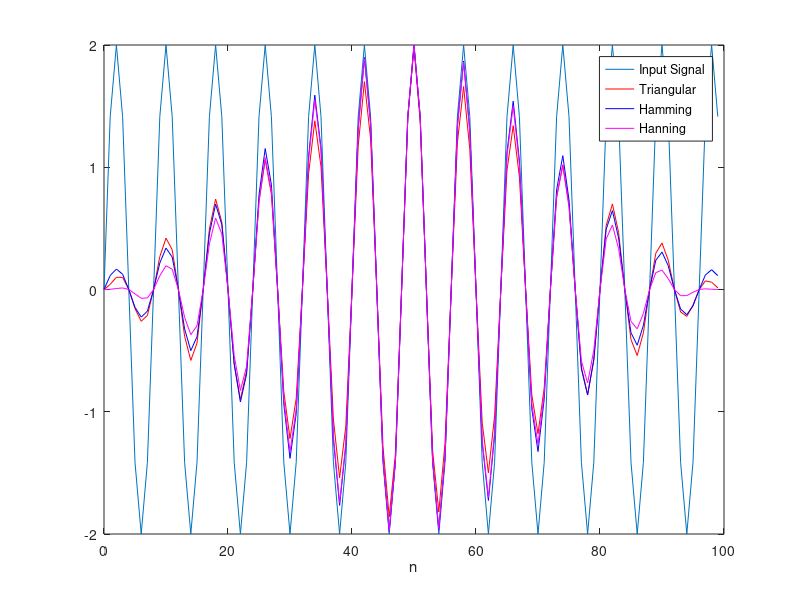

Source code (MATLAB):
% Ex 17
% this program demonstrates smoothing out data in Digital Signal
% Processing, using window functions. The user will be prompt to enter
% data vector and a window function to display the ploted graph samples.
% author: Ericka Howard
clc;
close all;

%prompt user input
D = input('Enter the data vector: ');
W = input(['Enter Window function to treat the input data vector ' ...
    '("1" for Triangular window, "2" for Hamming window, ' ...
    'and "3" for Hanning window: ']);

%Signal Processing calculations
n = 0:99;
y = 2.*sin(2000*pi*n/8000);
plot(n,y);
hold on;

% for triangular window
tri = triang(length(n));
y_Tri = tri*y;
plot(n, diag(y_Tri),'r');

% for hamming window
hamm = hamming(length(n));
y_Hamm = hamm*y;
plot(n, diag(y_Hamm), 'b');

%for hanning window
hann = hanning(length(n));
y_Hann = hann*y;
plot(n, diag(y_Hann), 'm');

% labels for plot graph
legend('Input Signal', 'Triangular', 'Hamming', 'Hanning');
xlabel('n');


